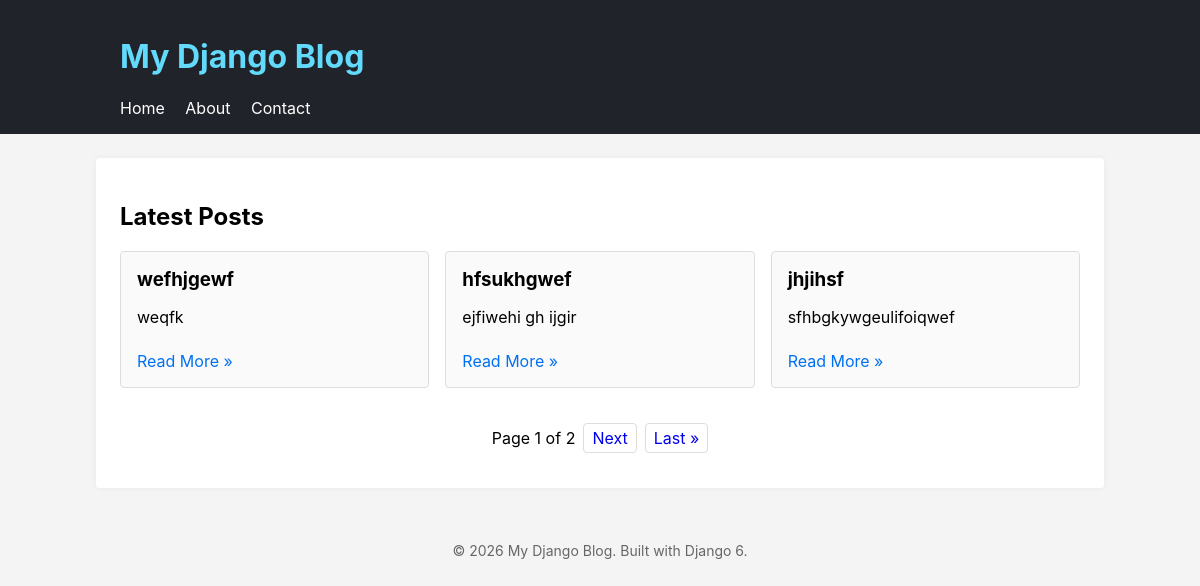
Screenshot of /blog/ with the database file from the repository.
### blog/models.py (models this page shows, shortened)
class Post(models.Model):
    title = models.CharField(max_length=255)
    slug = models.SlugField(unique=True, max_length=255)
    excerpt = models.TextField(blank=True)
    content = models.TextField()
    created_at = models.DateTimeField(auto_now_add=True)
    categories = models.ManyToManyField(
        Category,
        related_name="posts",
        blank=True,
    )
    tags = models.ManyToManyField(
        Tag,
        related_name="posts",
        blank=True,
    )
    class Meta:
        ordering = ['-created_at']

### blog/views.py (the view)
# urls.py: path("", views.index, name="index"),
def index(request):
    post_list = Post.objects.all()
    paginator = Paginator(post_list, 3)
    page_number = request.GET.get("page")
    page_obj = paginator.get_page(page_number)
    context = {
        "blog_title" : "Latest Posts",
        "page_obj" : page_obj,
    }
    return render(request, "blog/index.html", context)

### blog/templates/blog/index.html (shortened to what this page needs)
{% extends 'blog/base.html' %}
{% block content %}
    <section>
        <h2>{{ blog_title|default:"Latest Posts" }}</h2>
        {% if page_obj.object_list %}
            <div class="posts-grid">
                {% for post in page_obj.object_list %}
                    <article class="post-card">
                       <h3>{{ post.title }}</h3>
                        <p>
                            {{ post.excerpt|truncatewords:20 }}
                        </p>
                        <a href="{% url 'blog:detail' slug=post.slug %}">
                            Read More &raquo;
                        </a>
                    </article>
                {% endfor %}
            </div>
        {% else %}
            <p>No posts available</p>
        {% endif %}
    </section>
    <nav aria-label="Post pagination" class="pagination-nav">
        {% if page_obj.paginator.num_pages > 1 %}
            <ul class="pagination">
                <li>
                    Page {{ page_obj.number }} of {{ page_obj.paginator.num_pages }}
                </li>
                {% if page_obj.has_next %}
                    <li>
                        <a href="?page={{ page_obj.next_page_number }}">Next</a>
                    </li>
                    <li>
                        <a href="?page={{ page_obj.paginator.num_pages }}">Last &raquo;</a>
                    </li>
                {% endif %}
            </ul>
        {% endif %}
    </nav>
{% endblock %}

### blog/static/blog/style.css (style rules this page uses)
body { margin: 0; font-family: -apple-system, BlinkMacSystemFont, "Segoe UI", Arial, sans-serif; background-color: #f4f4f4; }
.posts-grid { display: grid; grid-template-columns: repeat(auto-fit, minmax(220px, 1fr)); gap: 16px; margin-top: 16px; }
.post-card { border: 1px solid #ddd; padding: 16px; border-radius: 4px; background-color: #fafafa; }
.post-card h3 { margin-top: 0; margin-bottom: 8px; }
.post-card a { display: inline-block; margin-top: 8px; color: #0070f3; text-decoration: none; }
.pagination-nav { margin-top: 24px; text-align: center; }
.pagination { list-style: none; padding: 0; display: inline-flex; gap: 8px; align-items: center; }
.pagination li a { padding: 4px 8px; border: 1px solid #ddd; border-radius: 4px; text-decoration: none; color: #00070f3; }

### rows the page displays
Post: title "wefhjgewf", excerpt "weqfk"
Post: title "hfsukhgwef", excerpt "ejfiwehi gh ijgir"
Post: title "jhjihsf", excerpt "sfhbgkywgeulifoiqwef"

### other values shown
{{ blog_title|default:"Latest Posts" }} "Latest Posts"
{{ page_obj.number }} "1"
{{ page_obj.paginator.num_pages }} "2"
